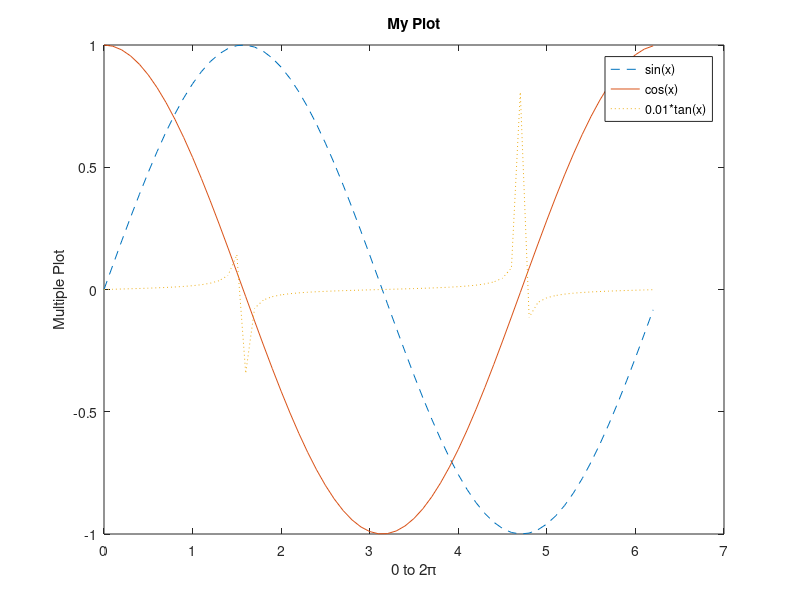

The MATLAB source for this figure:
x = 0:0.1:2*pi;
y = sin(x);
z = cos(x);
t = 0.01*tan(x);

plot(x, y, '--', x, z, '-', x, t, ':')

xlabel('0 to 2\pi')
ylabel('Multiple Plot')
legend('sin(x)', 'cos(x)', '0.01*tan(x)')

title('My Plot')